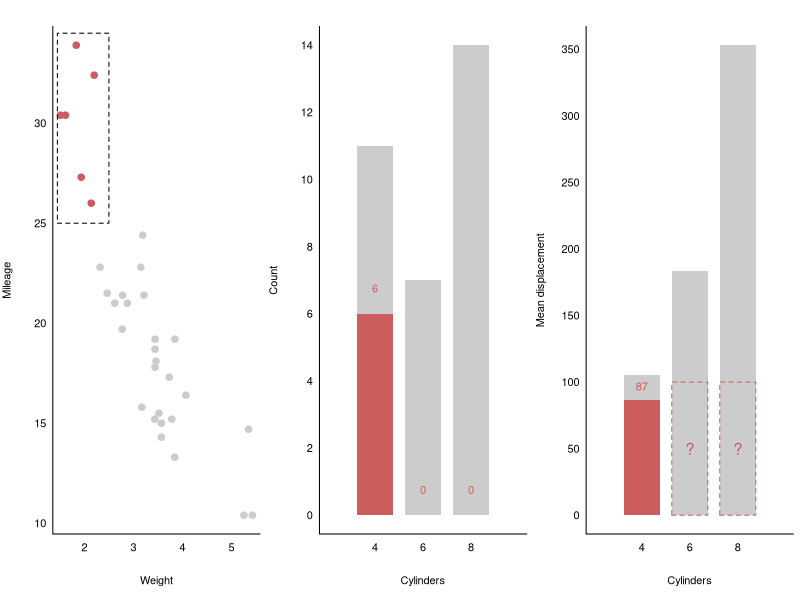
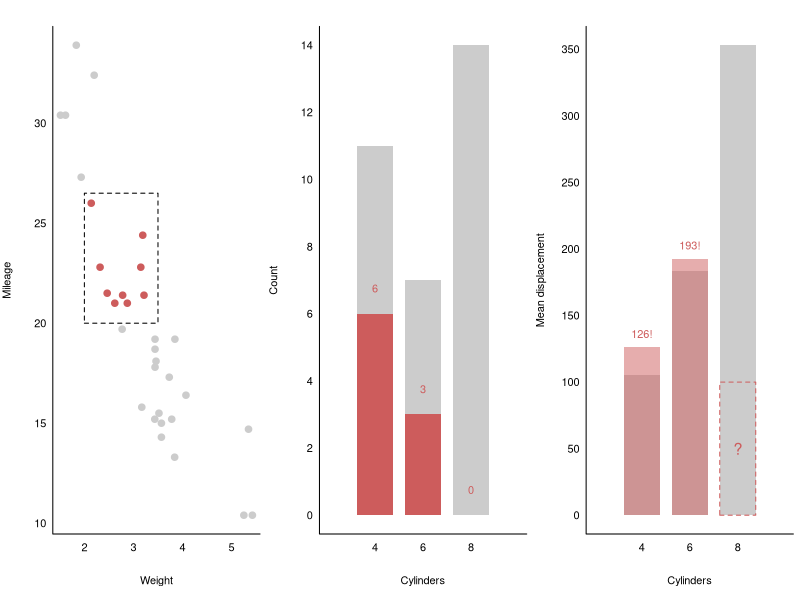
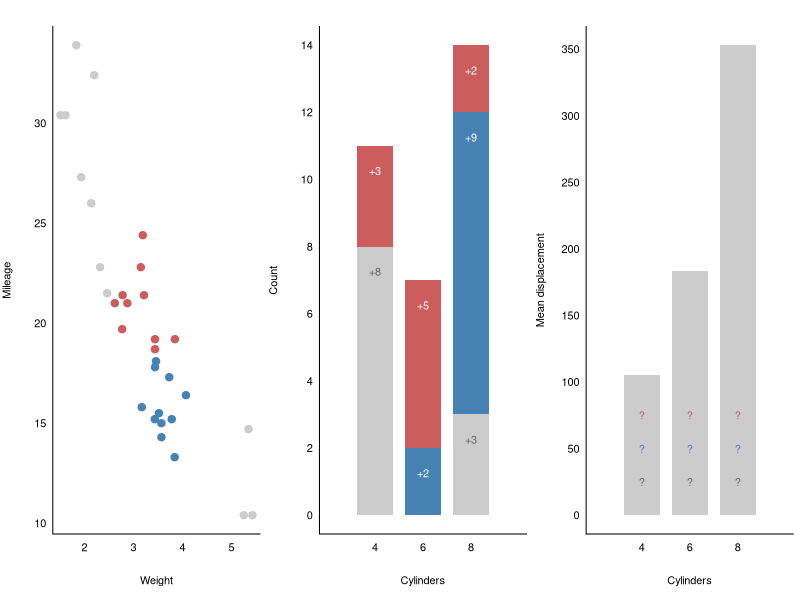

Source code (R) for these figures, in order:
## ---- chunk 1
knitr::opts_chunk$set(echo = TRUE)
## ---- chunk 2

wt <- mtcars$wt
mpg <- mtcars$mpg
cyl <- mtcars$cyl
disp <- mtcars$disp
one <- numeric(nrow(mtcars)) + 1

cyl_unique <- c(4, 6, 8)

wt_lim0 <- 1.45
wt_lim1 <- 2.5
mpg_lim0 <- 25
mpg_lim1 <- 34.5

cyl_unique <- c(4, 6, 8)

selected <- ((wt > wt_lim0) & (wt < wt_lim1) & (mpg > mpg_lim0) & mpg < mpg_lim1)
col <- c("grey80", "indianred")[selected + 1]
selected_cyls <- c(4, 6, 8) %in% unique(cyl[selected])

bars11 <- tapply(one, cyl, sum)
bars12 <- tapply(one[selected], cyl[selected], sum)

bars21 <- tapply(disp, cyl, mean)
bars22 <- tapply(disp[selected], cyl[selected], mean)

axis_fun1 <- function() {
  axis(1, tick = FALSE, line = -0.5)
  axis(2, tick = FALSE, las = 1, line = -0.5)
  box(bty = "L")
}

axis_fun2 <- function() {
  axis(1, at = c(4, 6, 8), tick = FALSE, line = -0.5)
  axis(2, tick = FALSE, las = 1, line = -0.5)
  box(bty = "L")
}

par(mfrow = c(1, 3), mar = c(5, 4, 2, 0.5))

plot(wt, mpg, pch = 20, col = col, cex = 2,
     axes = FALSE, xlab = "Weight", ylab = "Mileage")
rect(wt_lim0, mpg_lim0, wt_lim1, mpg_lim1, lty = "dashed")
axis_fun1()

barx <- c(4, 6, 8)
barx0 <- barx - 0.75
barx1 <- barx + 0.75

barx_selected<- barx[selected_cyls]
barx_notselected <- barx[!selected_cyls]
barx0_selected <- barx0[selected_cyls]
barx1_selected <- barx1[selected_cyls]
barx0_notselected <- barx0[!selected_cyls]
barx1_notselected <- barx1[!selected_cyls]

plot(c(2, 10), c(0, max(bars11)), type = "n", 
     axes = FALSE, xlab = "Cylinders", ylab = "Count")
rect(barx0, 0, barx1, bars11,
     col = "grey80", border = NA)
rect(barx0_selected, 0, barx1_selected, bars12,
     col = "indianred", border = NA)
text(barx, c(bars12, 0, 0) + 0.75, labels = c(bars12, "0", "0"),
     col = "indianred")
axis_fun2()

plot(c(2, 10), c(0, max(bars21)), type = "n",
     axes = FALSE, xlab = "Cylinders", ylab = "Mean displacement")
rect(cyl_unique - 0.75, 0, cyl_unique + 0.75, bars21,
     col = "grey80", border = NA)
rect(barx0_selected, 0, barx1_selected, bars22,
     col = "indianred", border = NA)
rect(barx0_notselected, 0, barx1_notselected, 100,
     col = NA, border = "indianred", lty = "dashed")
text(barx_notselected, 50, labels = "?", col = "indianred", cex = 1.5)
text(barx_selected, bars22 + 10, labels = round(bars22), col = "indianred")
axis_fun2()

## ---- chunk 3

wt <- mtcars$wt
mpg <- mtcars$mpg
cyl <- mtcars$cyl
disp <- mtcars$disp
one <- numeric(nrow(mtcars)) + 1

cyl_unique <- c(4, 6, 8)

wt_lim0 <- 2
wt_lim1 <- 3.5
mpg_lim0 <- 20
mpg_lim1 <- 26.5

selected <- ((wt > wt_lim0) & (wt < wt_lim1) & (mpg > mpg_lim0) & mpg < mpg_lim1)
col <- c("grey80", "indianred")[selected + 1]
selected_cyls <- c(4, 6, 8) %in% unique(cyl[selected])

bars11 <- tapply(one, cyl, sum)
bars12 <- tapply(one[selected], cyl[selected], sum)

bars21 <- tapply(disp, cyl, mean)
bars22 <- tapply(disp[selected], cyl[selected], mean)

axis_fun1 <- function() {
  axis(1, tick = FALSE, line = -0.5)
  axis(2, tick = FALSE, las = 1, line = -0.5)
  box(bty = "L")
}

axis_fun2 <- function() {
  axis(1, at = c(4, 6, 8), tick = FALSE, line = -0.5)
  axis(2, tick = FALSE, las = 1, line = -0.5)
  box(bty = "L")
}

par(mfrow = c(1, 3), mar = c(5, 4, 2, 0.5))

plot(wt, mpg, pch = 20, col = col, cex = 2,
     axes = FALSE, xlab = "Weight", ylab = "Mileage")
rect(wt_lim0, mpg_lim0, wt_lim1, mpg_lim1, lty = "dashed")
axis_fun1()

barx <- c(4, 6, 8)
barx0 <- barx - 0.75
barx1 <- barx + 0.75

barx_selected<- barx[selected_cyls]
barx_notselected <- barx[!selected_cyls]
barx0_selected <- barx0[selected_cyls]
barx1_selected <- barx1[selected_cyls]
barx0_notselected <- barx0[!selected_cyls]
barx1_notselected <- barx1[!selected_cyls]

plot(c(2, 10), c(0, max(bars11)), type = "n", 
     axes = FALSE, xlab = "Cylinders", ylab = "Count")
rect(barx0, 0, barx1, bars11,
     col = "grey80", border = NA)
rect(barx0_selected, 0, barx1_selected, bars12,
     col = "indianred", border = NA)
text(barx, c(bars12, 0, 0) + 0.75, labels = c(bars12, "0", "0"),
     col = "indianred")
axis_fun2()

plot(c(2, 10), c(0, max(bars21)), type = "n",
     axes = FALSE, xlab = "Cylinders", ylab = "Mean displacement")
rect(cyl_unique - 0.75, 0, cyl_unique + 0.75, bars21,
     col = "grey80", border = NA)
rect(barx0_selected, 0, barx1_selected, bars22,
     col = adjustcolor("indianred", 0.5), border = NA)
rect(barx0_notselected, 0, barx1_notselected, 100,
     col = NA, border = "indianred", lty = "dashed")
text(barx_notselected, 50, labels = "?", col = "indianred", cex = 1.5)
text(barx_selected, bars22 + 10, labels = paste0(round(bars22), "!"), col = "indianred")
axis_fun2()

## ---- chunk 4


wt <- mtcars$wt
mpg <- mtcars$mpg
cyl <- mtcars$cyl
disp <- mtcars$disp
one <- numeric(nrow(mtcars)) + 1

cyl_unique <- c(4, 6, 8)

# group1 <- ((wt < 4.1) & (mpg > 12.5) & (mpg < 25))
# group2 <- ((wt < 2.5) & (mpg > 23))
# group3 <- (wt > 4.5)

# group2 <- (wt < 3) & (mpg > 15)
group1 <- (wt > 2.5) & (wt < 4.5) & (mpg < 18.5)
group2 <- (wt > 2.5) & (wt < 4.5) & (mpg > 18.5)

group <- group1 * 1 + group2 * 2 + 1
cols <- c("grey80", "steelblue", "indianred")
col <- cols[group]


axis_fun1 <- function() {
  axis(1, tick = FALSE, line = -0.5)
  axis(2, tick = FALSE, las = 1, line = -0.5)
  box(bty = "L")
}

axis_fun2 <- function() {
  axis(1, at = c(4, 6, 8), tick = FALSE, line = -0.5)
  axis(2, tick = FALSE, las = 1, line = -0.5)
  box(bty = "L")
}

bars11 <- tapply(one, cyl, sum)
bars12 <- tapply(one, list(cyl, group), sum)
bars12[is.na(bars12)] <- 0

bars21 <- tapply(disp, cyl, mean)

par(mfrow = c(1, 3), mar = c(5, 4, 2, 0.5))

plot(wt, mpg, pch = 19, col = col, cex = 1.5,
     axes = FALSE, xlab = "Weight", ylab = "Mileage")
axis_fun1()

plot(c(2, 10), c(0, max(bars11)), type = "n",
     axes = FALSE, xlab = "Cylinders", ylab = "Count")
rect(cyl_unique - 0.75, 0, cyl_unique + 0.75, bars11, 
     col = "grey80", border = NA)
for (i in 1:3) {
  counts <- bars12[i, ]
  y0 <- cumsum(c(0, counts[-length(counts)]))
  y1 <- cumsum(counts)
  
  rect(cyl_unique[i] - 0.75, y0, cyl_unique[i] + 0.75, y1, 
       col = cols, border = NA)
} 
text(c(4, 4, 6, 6, 8, 8, 8), c(8, 11, 2, 7, 3, 12, 14) - 0.75, 
     labels = c("+8", "+3", "+2", "+5", "+3", "+9", "+2"), 
     col = c("grey40", "white", "white", "white", "grey40", 
             "white", "white"))
axis_fun2()

plot(c(2, 10), c(0, max(bars21)), type = "n",
     axes = FALSE, xlab = "Cylinders", ylab = "Mean displacement")
rect(cyl_unique - 0.75, 0, cyl_unique + 0.75, bars21, 
     col = "grey80", border = NA)
text(rep(c(4, 6, 8), each = 3), rep(25 * 1:3, 3), labels = "?",
     col = rep(c("grey40", "steelblue", "indianred"), 3))
axis_fun2()
